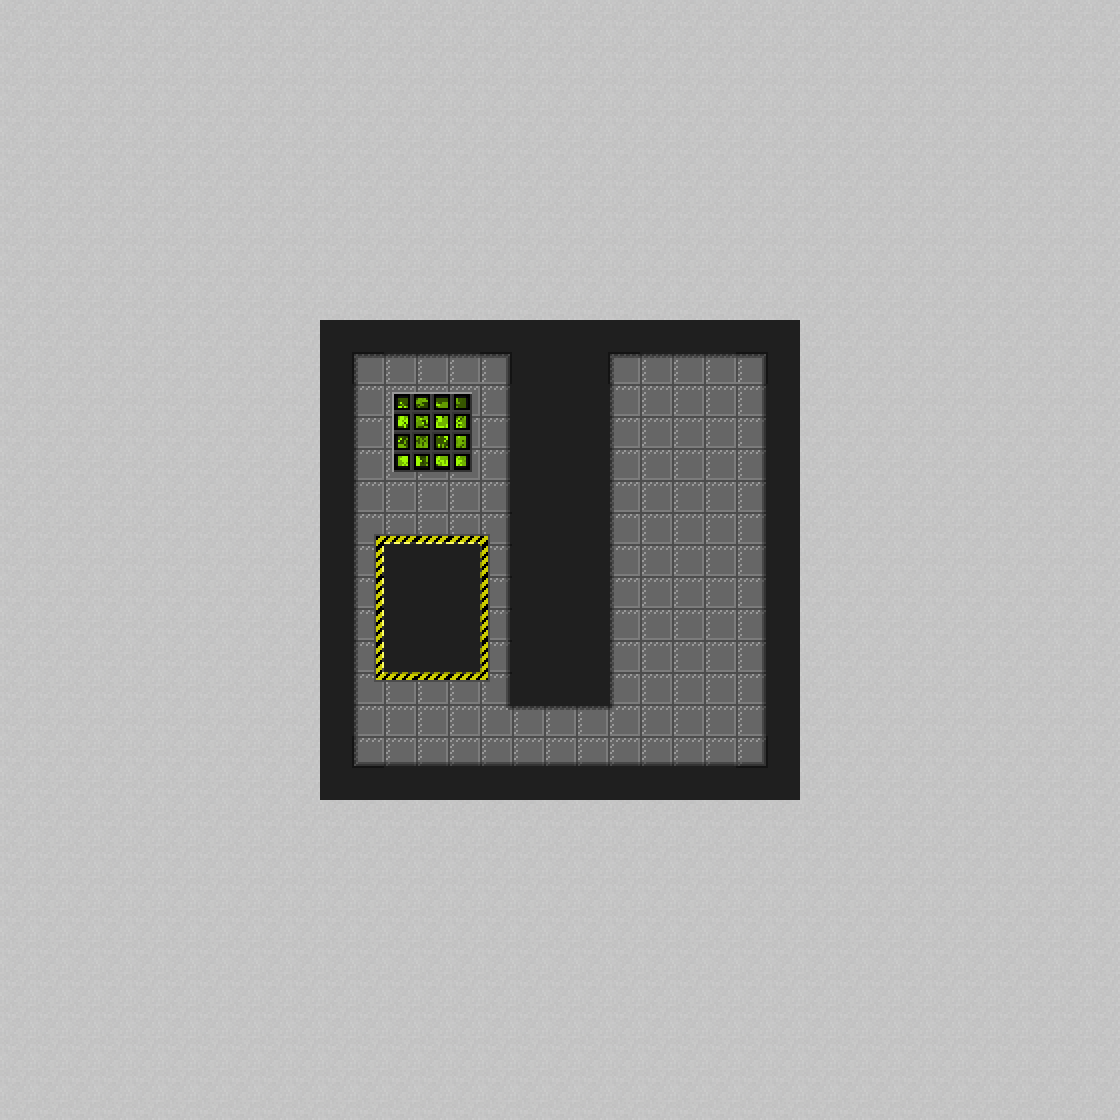

Rendered tile map (Tiled .tmx) drawn with the repository's tilesets; below, a short description and the map source with its tile grids summarised:
An orthogonal 35x35 tile map with 32x32 px tiles, 3 tile layers (Background, Foreground, Collision).

<map version="1.0" orientation="orthogonal" width="35" height="35" tilewidth="32" tileheight="32">
 <tileset firstgid="1" name="tileset" tilewidth="32" tileheight="32">
  <image source="tileset.png" width="512" height="512" />
 </tileset>
 <layer name="Background" width="35" height="35">
  <data>[1225 cells, 9 non-empty, 9 distinct tile ids]</data>
 </layer>
 <layer name="Foreground" width="35" height="35">
  <data>[1225 cells, 1225 non-empty, 65 distinct tile ids]</data>
 </layer>
 <layer name="Collision" width="35" height="35">
  <data>[1225 cells, 101 non-empty, 1 distinct tile ids]</data>
 </layer>
</map>